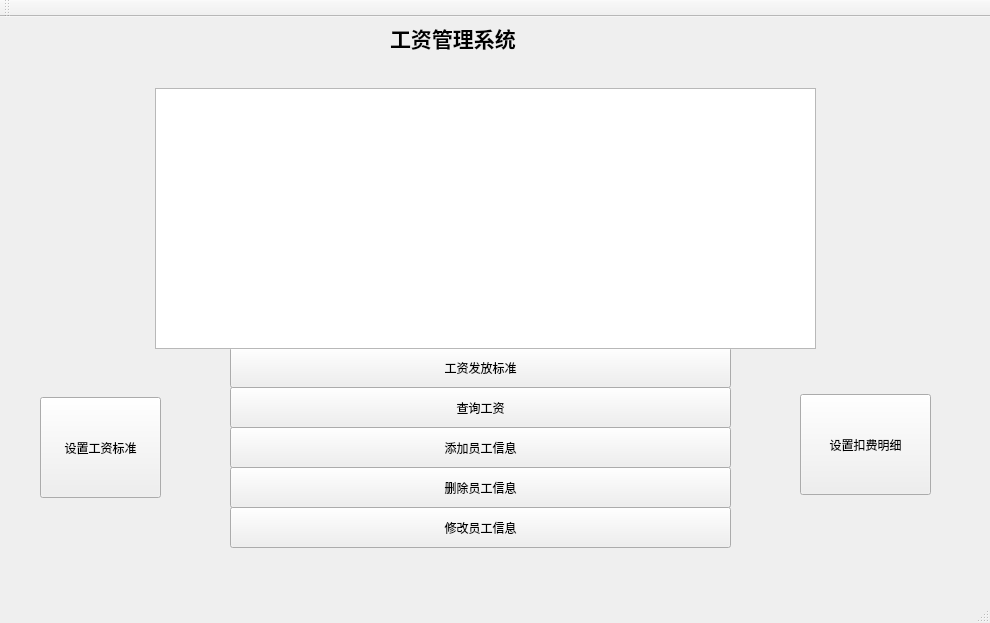
<?xml version="1.0" encoding="UTF-8"?>
<ui version="4.0">
 <class>MainWindow</class>
 <widget class="QMainWindow" name="MainWindow">
  <property name="geometry">
   <rect>
    <x>0</x>
    <y>0</y>
    <width>990</width>
    <height>623</height>
   </rect>
  </property>
  <property name="windowTitle">
   <string>MainWindow</string>
  </property>
  <widget class="QWidget" name="centralWidget">
   <widget class="QLabel" name="label_3">
    <property name="geometry">
     <rect>
      <x>390</x>
      <y>0</y>
      <width>181</width>
      <height>41</height>
     </rect>
    </property>
    <property name="font">
     <font>
      <family>Adobe Devanagari</family>
      <pointsize>16</pointsize>
      <weight>75</weight>
      <bold>true</bold>
     </font>
    </property>
    <property name="text">
     <string>工资管理系统</string>
    </property>
   </widget>
   <widget class="QPushButton" name="salary_demo">
    <property name="geometry">
     <rect>
      <x>230</x>
      <y>330</y>
      <width>501</width>
      <height>41</height>
     </rect>
    </property>
    <property name="text">
     <string>工资发放标准</string>
    </property>
   </widget>
   <widget class="QPushButton" name="query_salary">
    <property name="geometry">
     <rect>
      <x>230</x>
      <y>370</y>
      <width>501</width>
      <height>41</height>
     </rect>
    </property>
    <property name="text">
     <string>查询工资</string>
    </property>
   </widget>
   <widget class="QPushButton" name="add_people">
    <property name="geometry">
     <rect>
      <x>230</x>
      <y>410</y>
      <width>501</width>
      <height>41</height>
     </rect>
    </property>
    <property name="text">
     <string>添加员工信息</string>
    </property>
   </widget>
   <widget class="QPushButton" name="delete_people">
    <property name="geometry">
     <rect>
      <x>230</x>
      <y>450</y>
      <width>501</width>
      <height>41</height>
     </rect>
    </property>
    <property name="text">
     <string>删除员工信息</string>
    </property>
   </widget>
   <widget class="QPushButton" name="update_salary">
    <property name="geometry">
     <rect>
      <x>230</x>
      <y>490</y>
      <width>501</width>
      <height>41</height>
     </rect>
    </property>
    <property name="text">
     <string>修改员工信息</string>
    </property>
   </widget>
   <widget class="QTableWidget" name="view">
    <property name="geometry">
     <rect>
      <x>155</x>
      <y>71</y>
      <width>661</width>
      <height>261</height>
     </rect>
    </property>
   </widget>
   <widget class="QPushButton" name="admin">
    <property name="geometry">
     <rect>
      <x>40</x>
      <y>380</y>
      <width>121</width>
      <height>101</height>
     </rect>
    </property>
    <property name="text">
     <string>设置工资标准</string>
    </property>
   </widget>
   <widget class="QPushButton" name="del_detals">
    <property name="geometry">
     <rect>
      <x>800</x>
      <y>377</y>
      <width>131</width>
      <height>101</height>
     </rect>
    </property>
    <property name="text">
     <string>设置扣费明细</string>
    </property>
   </widget>
  </widget>
  <widget class="QMenuBar" name="menuBar">
   <property name="geometry">
    <rect>
     <x>0</x>
     <y>0</y>
     <width>990</width>
     <height>26</height>
    </rect>
   </property>
  </widget>
  <widget class="QToolBar" name="mainToolBar">
   <attribute name="toolBarArea">
    <enum>TopToolBarArea</enum>
   </attribute>
   <attribute name="toolBarBreak">
    <bool>false</bool>
   </attribute>
  </widget>
  <widget class="QStatusBar" name="statusBar"/>
 </widget>
 <layoutdefault spacing="6" margin="11"/>
 <resources/>
 <connections/>
</ui>
